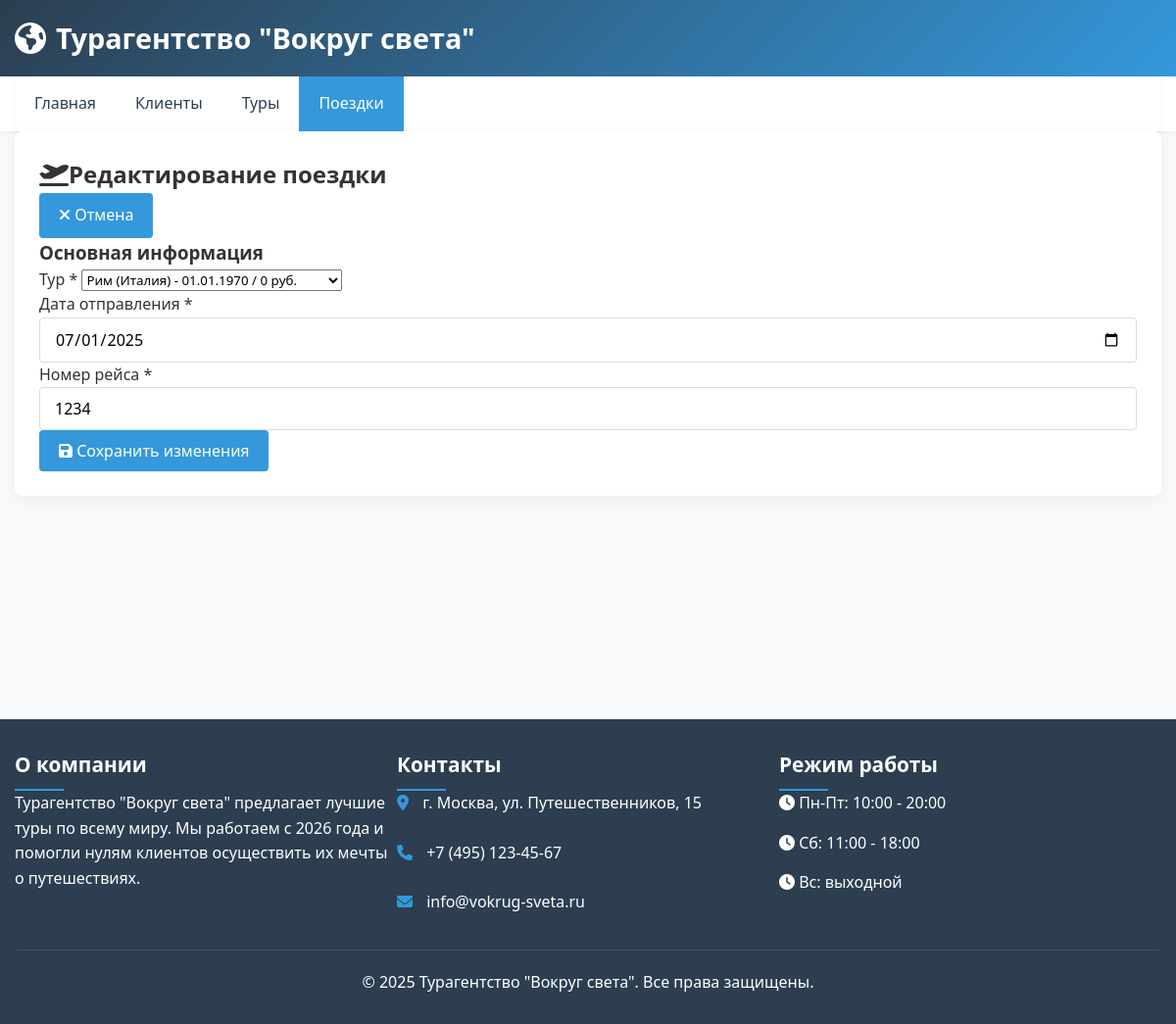
Page /index.php?entity=trip&action=edit&id=1 on the committed database.
### tables this page shows
CREATE TABLE `trip` (
  `TourID` int(11) NOT NULL,
  `TripID` int(11) NOT NULL,
  `DepartureDate` date DEFAULT NULL,
  `FlightNumber` int(11) DEFAULT NULL,
  `IsHot` tinyint(1) DEFAULT NULL
);

CREATE TABLE `tour` (
  `TourID` int(11) NOT NULL,
  `Countries` varchar(200) DEFAULT NULL,
  `Cities` varchar(200) DEFAULT NULL,
  `Purpose` varchar(200) DEFAULT NULL,
  `HotelCategory` varchar(50) DEFAULT NULL,
  `MealPlan` varchar(100) DEFAULT NULL,
  `StartDate` date DEFAULT NULL,
  `EndDate` date DEFAULT NULL,
  `Transport` varchar(100) DEFAULT NULL,
  `BaseCost` decimal(19,4) DEFAULT NULL
);

### controllers/trip_controller.php (called while the page is built, shortened)
<?php
$action = $_GET['action'] ?? 'list';
$id = $_GET['id'] ?? 0;
switch ($action) {
    case 'edit':
        $id = (int) $id;
        if ($_SERVER['REQUEST_METHOD'] === 'POST') {
            updateTrip($id, $_POST);
            $_SESSION['redirect'] = "index.php?entity=trip&action=show&id=$id";
        } else {
            $trip = getTripById($id);
            $tours = getAllToursForSelect();
            include __DIR__ . '/../views/trip/edit.php';
        }
        break;
}

### model.php (called while the page is built, shortened)
<?php
$host = '127.0.0.1';
$user = 'root';
$password = '';
$database = 'travel_agency';
$mysqli = new mysqli($host, $user, $password, $database);
function getTripById($id)
{
    global $mysqli;
    $stmt = $mysqli->prepare("SELECT t.*, tour.Countries, tour.Cities FROM trip t JOIN tour ON t.TourID = tour.TourID WHERE t.TripID = ?");
    $stmt->bind_param("i", $id);
    $stmt->execute();
    return $stmt->get_result()->fetch_assoc();
}
function getAllToursForSelect()
{
    global $mysqli;
    $result = $mysqli->query("SELECT TourID, Countries, Cities FROM tour");
    return $result->fetch_all(MYSQLI_ASSOC);
}
?>

### views/trip/edit.php (the view, shortened to what this page needs)
<div class="content-card">
    <div class="d-flex justify-content-between align-items-center mb-4">
        <h2><i class="fas fa-plane-departure me-2"></i>Редактирование поездки</h2>
        <a href="index.php?entity=trip&action=show&id=<?= $trip['TripID'] ?>" class="btn btn-outline-secondary">
            <i class="fas fa-times me-1"></i> Отмена
        </a>
    </div>
    <form method="POST" action="index.php?entity=trip&action=edit&id=<?= $trip['TripID'] ?>">
        <div class="card mb-4">
            <div class="card-header bg-primary text-white">
                <h3 class="card-title mb-0">Основная информация</h3>
            </div>
            <div class="card-body">
                <div class="mb-3">
                    <label class="form-label fw-bold">Тур <span class="text-danger">*</span></label>
                    <select name="TourID" class="form-select" required>
                        <?php foreach ($tours as $tour): ?>
                            <option value="<?= $tour['TourID'] ?>" <?= ($trip['TourID'] == $tour['TourID']) ? 'selected' : '' ?>>
                                <?= $tour['Cities'] ?> (<?= $tour['Countries'] ?>) -
                            </option>
                        <?php endforeach; ?>
                    </select>
                </div>
                <div class="row">
                    <div class="col-md-6 mb-3">
                        <label class="form-label fw-bold">Дата отправления <span class="text-danger">*</span></label>
                        <input type="date" name="DepartureDate" class="form-control"
                            value="<?= $trip['DepartureDate'] ?>" required>
                    </div>
                    <div class="col-md-6 mb-3">
                        <label class="form-label fw-bold">Номер рейса <span class="text-danger">*</span></label>
                        <input type="text" name="FlightNumber" class="form-control" value="<?= $trip['FlightNumber'] ?>"
                            required>
                    </div>
                </div>
            </div>
        </div>
        <div class="d-flex justify-content-end">
            <button type="submit" class="btn btn-warning btn-lg">
                <i class="fas fa-save me-1"></i> Сохранить изменения
            </button>
        </div>
    </form>
</div>

### index.php (style rules this page uses)
:root { --primary: #3498db; --secondary: #2c3e50; --success: #27ae60; --danger: #e74c3c; --light: #ecf0f1; --dark: #2c3e50; --gray: #95a5a6; }
* { margin: 0; padding: 0; box-sizing: border-box; font-family: 'Segoe UI', Tahoma, Geneva, Verdana, sans-serif; }
body { background-color: #f8f9fa; color: #333; line-height: 1.6; }
.content-card { background: white; border-radius: 8px; box-shadow: 0 4px 15px rgba(0, 0, 0, 0.05); padding: 25px; }
.btn { display: inline-block; padding: 10px 20px; background-color: var(--primary); color: white; border: none; border-radius: 4px; cursor: pointer; font-size: 1rem; font-weight: 500; text-decoration: none; transition: background-color 0.3s; }
.form-control { width: 100%; padding: 10px 15px; border: 1px solid #ddd; border-radius: 4px; font-size: 1rem; transition: border-color 0.3s; }

### rows in the picture
trip: TourID "Рим (Италия) - 01.01.1970 / 0 руб.", DepartureDate "07/01/2025", FlightNumber "1234"

### other values in the picture
$name "Главная"
$name "Клиенты"
$name "Туры"
$name "Поездки"
